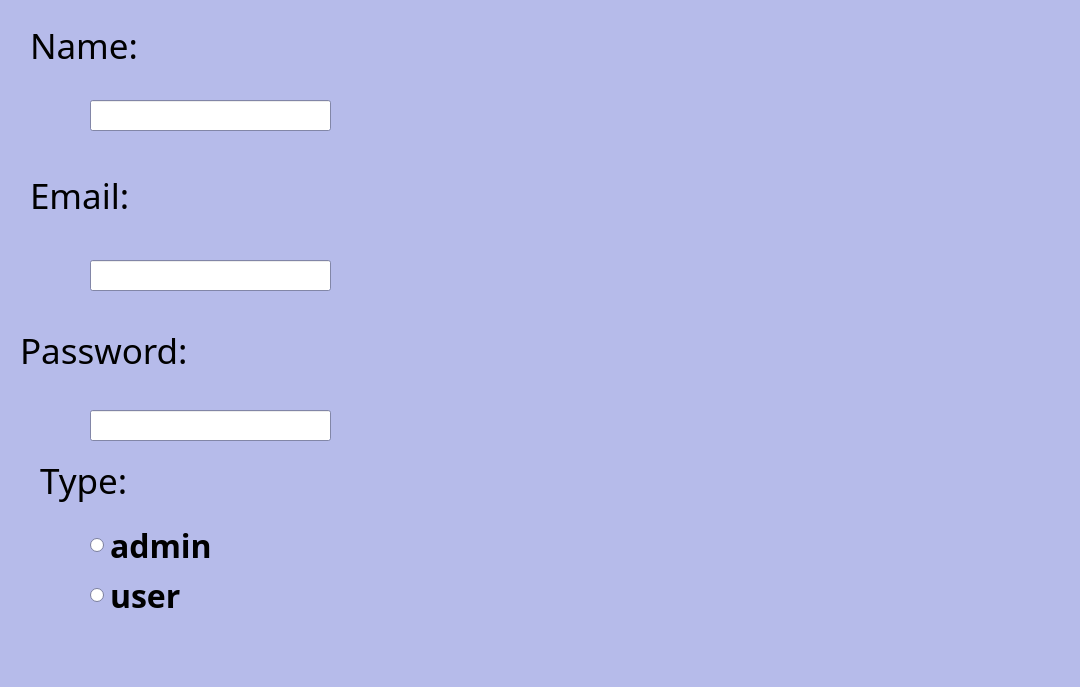
<?xml version="1.0" encoding="UTF-8"?>
<ui version="4.0">
 <class>signupdialog</class>
 <widget class="QDialog" name="signupdialog">
  <property name="geometry">
   <rect>
    <x>0</x>
    <y>0</y>
    <width>1080</width>
    <height>687</height>
   </rect>
  </property>
  <property name="palette">
   <palette>
    <active>
     <colorrole role="Window">
      <brush brushstyle="SolidPattern">
       <color alpha="255">
        <red>182</red>
        <green>187</green>
        <blue>234</blue>
       </color>
      </brush>
     </colorrole>
    </active>
    <inactive>
     <colorrole role="Window">
      <brush brushstyle="SolidPattern">
       <color alpha="255">
        <red>182</red>
        <green>187</green>
        <blue>234</blue>
       </color>
      </brush>
     </colorrole>
    </inactive>
    <disabled>
     <colorrole role="Base">
      <brush brushstyle="SolidPattern">
       <color alpha="255">
        <red>182</red>
        <green>187</green>
        <blue>234</blue>
       </color>
      </brush>
     </colorrole>
     <colorrole role="Window">
      <brush brushstyle="SolidPattern">
       <color alpha="255">
        <red>182</red>
        <green>187</green>
        <blue>234</blue>
       </color>
      </brush>
     </colorrole>
    </disabled>
   </palette>
  </property>
  <property name="windowTitle">
   <string>Dialog</string>
  </property>
  <widget class="QLineEdit" name="lineEdit">
   <property name="geometry">
    <rect>
     <x>90</x>
     <y>100</y>
     <width>241</width>
     <height>31</height>
    </rect>
   </property>
  </widget>
  <widget class="QLabel" name="label">
   <property name="geometry">
    <rect>
     <x>30</x>
     <y>30</y>
     <width>161</width>
     <height>31</height>
    </rect>
   </property>
   <property name="font">
    <font>
     <family>Segoe Print</family>
     <pointsize>26</pointsize>
    </font>
   </property>
   <property name="text">
    <string>Name:</string>
   </property>
  </widget>
  <widget class="QLabel" name="label_2">
   <property name="geometry">
    <rect>
     <x>30</x>
     <y>180</y>
     <width>141</width>
     <height>31</height>
    </rect>
   </property>
   <property name="font">
    <font>
     <family>Segoe Print</family>
     <pointsize>26</pointsize>
    </font>
   </property>
   <property name="text">
    <string>Email:</string>
   </property>
  </widget>
  <widget class="QLineEdit" name="lineEdit_2">
   <property name="geometry">
    <rect>
     <x>90</x>
     <y>260</y>
     <width>241</width>
     <height>31</height>
    </rect>
   </property>
  </widget>
  <widget class="QLabel" name="label_3">
   <property name="geometry">
    <rect>
     <x>20</x>
     <y>330</y>
     <width>181</width>
     <height>41</height>
    </rect>
   </property>
   <property name="font">
    <font>
     <family>Segoe Print</family>
     <pointsize>26</pointsize>
    </font>
   </property>
   <property name="text">
    <string>Password:</string>
   </property>
  </widget>
  <widget class="QLineEdit" name="lineEdit_3">
   <property name="geometry">
    <rect>
     <x>90</x>
     <y>410</y>
     <width>241</width>
     <height>31</height>
    </rect>
   </property>
  </widget>
  <widget class="QRadioButton" name="radioButton">
   <property name="geometry">
    <rect>
     <x>90</x>
     <y>530</y>
     <width>131</width>
     <height>31</height>
    </rect>
   </property>
   <property name="palette">
    <palette>
     <active>
      <colorrole role="ButtonText">
       <brush brushstyle="SolidPattern">
        <color alpha="255">
         <red>44</red>
         <green>21</green>
         <blue>159</blue>
        </color>
       </brush>
      </colorrole>
     </active>
     <inactive>
      <colorrole role="ButtonText">
       <brush brushstyle="SolidPattern">
        <color alpha="255">
         <red>44</red>
         <green>21</green>
         <blue>159</blue>
        </color>
       </brush>
      </colorrole>
     </inactive>
     <disabled/>
    </palette>
   </property>
   <property name="font">
    <font>
     <family>Segoe Print</family>
     <pointsize>24</pointsize>
     <bold>true</bold>
    </font>
   </property>
   <property name="text">
    <string>admin</string>
   </property>
  </widget>
  <widget class="QRadioButton" name="radioButton_2">
   <property name="geometry">
    <rect>
     <x>90</x>
     <y>580</y>
     <width>121</width>
     <height>31</height>
    </rect>
   </property>
   <property name="font">
    <font>
     <family>Segoe Print</family>
     <pointsize>24</pointsize>
     <bold>true</bold>
    </font>
   </property>
   <property name="text">
    <string>user</string>
   </property>
  </widget>
  <widget class="QLabel" name="label_4">
   <property name="geometry">
    <rect>
     <x>40</x>
     <y>450</y>
     <width>171</width>
     <height>61</height>
    </rect>
   </property>
   <property name="font">
    <font>
     <family>Segoe Print</family>
     <pointsize>26</pointsize>
    </font>
   </property>
   <property name="text">
    <string>Type:</string>
   </property>
  </widget>
 </widget>
 <resources/>
 <connections/>
</ui>
